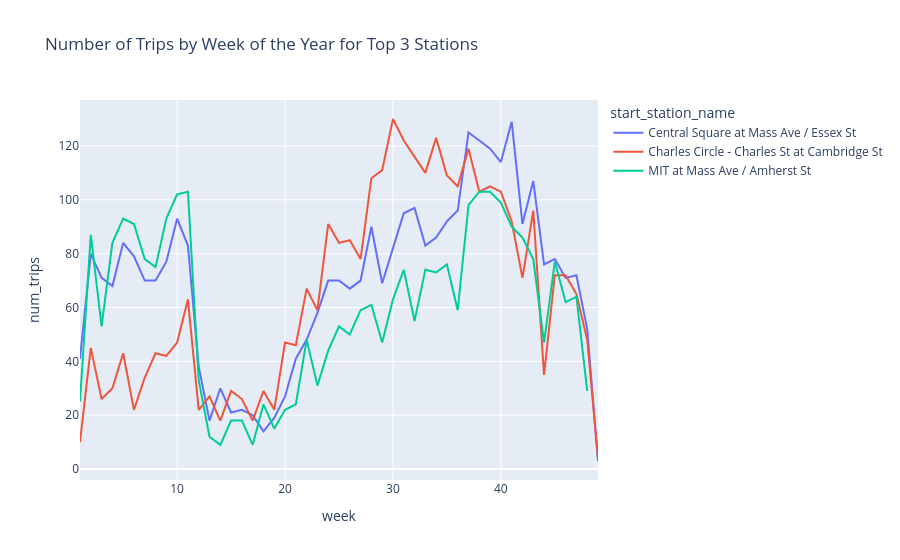

Notebook code for this chart:
### Markdown cell above
---

### 🎯 Exercise 8: Number of trips by week of the year at the top 3 stations (Line Chart)

#### 👇 Tasks

- ✔️ Using `df_num_trips_from_station`, create a **line** chart that displays the number of trips by week.
- ✔️ Draw three line charts on a single figure.
  - Use different colors to distinguish `start_station_name`.
- ✔️ Store your figure to a variable named `fig`.
- ✔️ Add an appropriate title to your figure.
- ✔️ Display the figure using `fig.show()`

### Code cell
# YOUR CODE BEGINS
fig = px.line(
    df_num_trips_from_station,
    x="week",
    y="num_trips",
    color="start_station_name",
    title="Number of Trips by Week of the Year for Top 3 Stations",
)
fig.show()
# YOUR CODE ENDS

### Figure 1 — Plotly figure (JSON) as saved in the notebook; plotly's stock layout.template omitted (floating-point values rounded to 4 significant figures)
{"data": [{"hovertemplate": "start_station_name=Central Square at Mass Ave / Essex St<br>week=%{x}<br>num_trips=%{y}<extra></extra>", "legendgroup": "Central Square at Mass Ave / Essex St", "line": {"color": "#636efa", "dash": "solid"}, "marker": {"symbol": "circle"}, "mode": "lines", "name": "Central Square at Mass Ave / Essex St", "orientation": "v", "showlegend": true, "type": "scatter", "x": [1, 2, 3, 4, 5, 6, 7, 8, 9, 10, 11, 12, 13, 14, 15, 16, 17, 18, 19, 20, 21, 22, 23, 24, 25, 26, 27, 28, 29, 30, 31, 32, 33, 34, 35, 36, 37, 38, 39, 40, 41, 42, 43, 44, 45, 46, 47, 48, 49], "xaxis": "x", "y": [41, 80, 71, 68, 84, 79, 70, 70, 77, 93, 83, 38, 18, 30, 21, 22, 20, 14, 19, 27, 41, 48, 58, 70, 70, 67, 70, 90, 69, 82, 95, 97, 83, 86, 92, 96, 125, 122, 119, 114, 129, 91, 107, 76, 78, 71, 72, 52, 3], "yaxis": "y"}, {"hovertemplate": "start_station_name=Charles Circle - Charles St at Cambridge St<br>week=%{x}<br>num_trips=%{y}<extra></extra>", "legendgroup": "Charles Circle - Charles St at Cambridge St", "line": {"color": "#EF553B", "dash": "solid"}, "marker": {"symbol": "circle"}, "mode": "lines", "name": "Charles Circle - Charles St at Cambridge St", "orientation": "v", "showlegend": true, "type": "scatter", "x": [1, 2, 3, 4, 5, 6, 7, 8, 9, 10, 11, 12, 13, 14, 15, 16, 17, 18, 19, 20, 21, 22, 23, 24, 25, 26, 27, 28, 29, 30, 31, 32, 33, 34, 35, 36, 37, 38, 39, 40, 41, 42, 43, 44, 45, 46, 47, 48, 49], "xaxis": "x", "y": [10, 45, 26, 30, 43, 22, 34, 43, 42, 47, 63, 22, 27, 18, 29, 26, 18, 29, 22, 47, 46, 67, 59, 91, 84, 85, 78, 108, 111, 130, 122, 116, 110, 123, 109, 105, 119, 103, 105, 103, 92, 71, 96, 35, 72, 72, 65, 48, 4], "yaxis": "y"}, {"hovertemplate": "start_station_name=MIT at Mass Ave / Amherst St<br>week=%{x}<br>num_trips=%{y}<extra></extra>", "legendgroup": "MIT at Mass Ave / Amherst St", "line": {"color": "#00cc96", "dash": "solid"}, "marker": {"symbol": "circle"}, "mode": "lines", "name": "MIT at Mass Ave / Amherst St", "orientation": "v", "showlegend": true, "type": "scatter", "x": [1, 2, 3, 4, 5, 6, 7, 8, 9, 10, 11, 12, 13, 14, 15, 16, 17, 18, 19, 20, 21, 22, 23, 24, 25, 26, 27, 28, 29, 30, 31, 32, 33, 34, 35, 36, 37, 38, 39, 40, 41, 42, 43, 44, 45, 46, 47, 48], "xaxis": "x", "y": [25, 87, 53, 84, 93, 91, 78, 75, 93, 102, 103, 33, 12, 9, 18, 18, 9, 24, 15, 22, 24, 48, 31, 44, 53, 50, 59, 61, 47, 63, 74, 55, 74, 73, 76, 59, 98, 103, 103, 99, 90, 86, 78, 47, 77, 62, 64, 29], "yaxis": "y"}], "layout": {"legend": {"title": {"text": "start_station_name"}, "tracegroupgap": 0}, "title": {"text": "Number of Trips by Week of the Year for Top 3 Stations"}, "xaxis": {"anchor": "y", "domain": [0, 1], "title": {"text": "week"}}, "yaxis": {"anchor": "x", "domain": [0, 1], "title": {"text": "num_trips"}}}}
